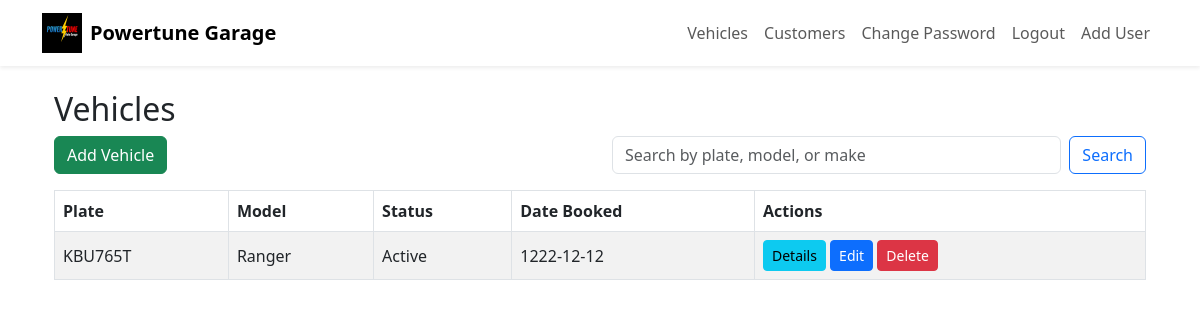
The app's page /vehicles (signed in), older data.
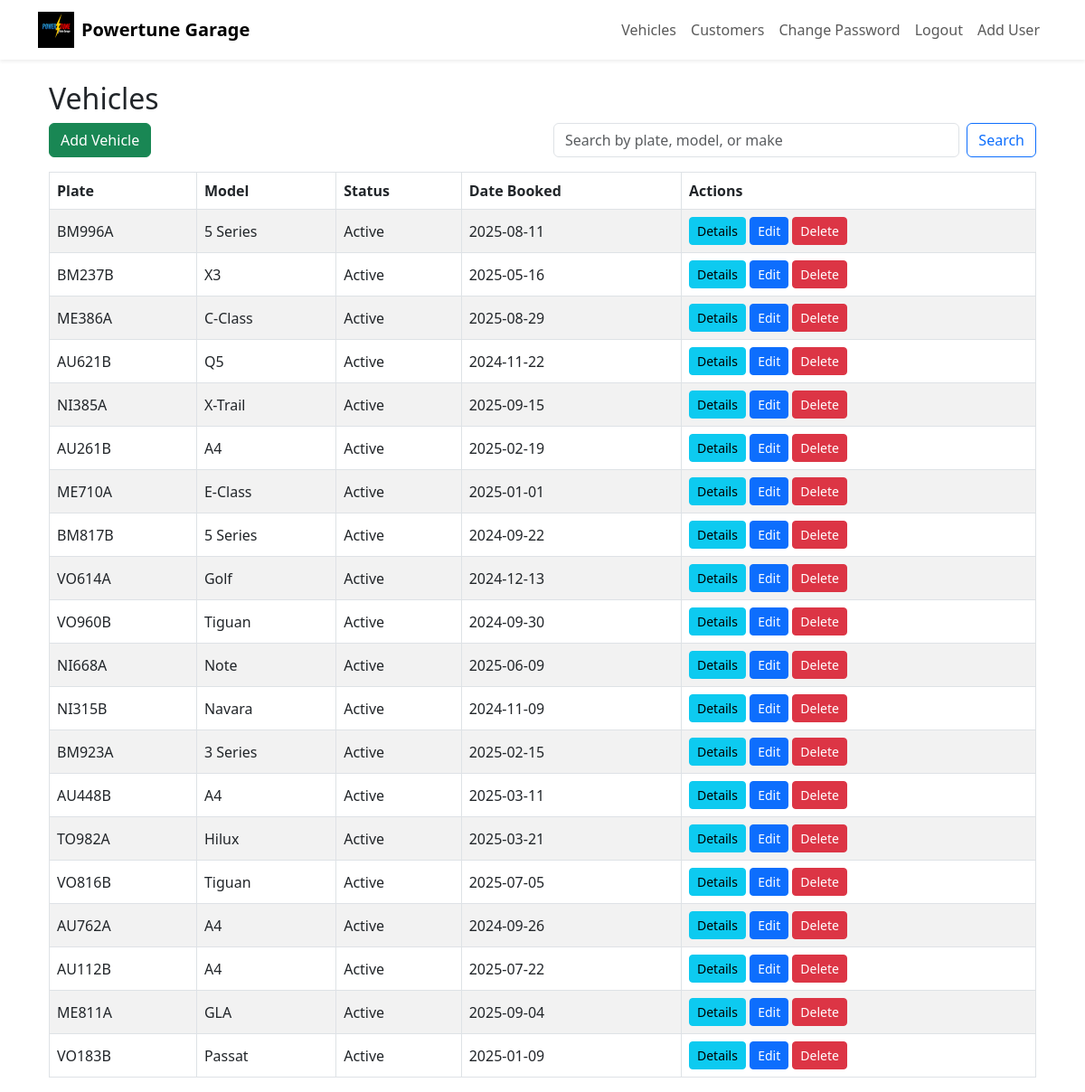
The same page, newer data.
### app.py (models this page shows)
class Vehicle(db.Model):
    id = db.Column(db.Integer, primary_key=True)
    name = db.Column(db.String(100), nullable=False)  # Vehicle name
    model = db.Column(db.String(100), nullable=False)
    plate = db.Column(db.String(20), unique=True, nullable=False)
    vin_number = db.Column(db.String(100), nullable=True)
    type = db.Column(db.String(50), nullable=True)  # electrical, mechanical, or service
    status = db.Column(db.String(50), nullable=False)
    date_booked = db.Column(db.String(20), nullable=True)
    technician = db.Column(db.String(100), nullable=True)  # Technician working on vehicle
    history = db.Column(db.Text, nullable=True)  # Track work done
    customer_id = db.Column(db.Integer, db.ForeignKey('customer.id'), nullable=True)
    customer = db.relationship('Customer', backref='vehicles')

### app.py (the view)
@app.route('/vehicles')
@login_required
def vehicles():
    q = request.args.get('q', '').strip()
    if q:
        vehicles = Vehicle.query.filter(
            (Vehicle.plate.ilike(f'%{q}%')) |
            (Vehicle.model.ilike(f'%{q}%')) |
            (Vehicle.name.ilike(f'%{q}%'))
        ).all()
    else:
        vehicles = Vehicle.query.all()
    return render_template('vehicles.html', vehicles=vehicles)

### app.py (called while the page is built)
def login_required(f):
    from functools import wraps
    @wraps(f)
    def decorated_function(*args, **kwargs):
        if 'user_id' not in session:
            flash('Please log in to access this page.', 'warning')
            return redirect(url_for('login'))
        return f(*args, **kwargs)
    return decorated_function

### templates/vehicles.html
{% extends 'dashboard.html' %}
{% block content %}
<div class="container mt-4">
    <h2>Vehicles</h2>
    <div class="row mb-2">
        <div class="col-md-6">
            <a href="{{ url_for('add_vehicle') }}" class="btn btn-success mb-2">Add Vehicle</a>
        </div>
        <div class="col-md-6">
            <form method="get" class="d-flex" action="{{ url_for('vehicles') }}">
                <input type="text" name="q" class="form-control me-2" placeholder="Search by plate, model, or make" value="{{ request.args.get('q', '') }}">
                <button type="submit" class="btn btn-outline-primary">Search</button>
            </form>
        </div>
    </div>
    <div class="table-responsive">
        <table class="table table-bordered table-striped align-middle">
            <thead>
                <tr>
                    <th>Plate</th>
                    <th>Model</th>
                    <th>Status</th>
                    <th>Date Booked</th>
                    <th>Actions</th>
                </tr>
            </thead>
            <tbody>
                {% for v in vehicles %}
                <tr>
                    <td>{{ v.plate }}</td>
                    <td>{{ v.model }}</td>
                    <td>{{ v.status }}</td>
                    <td>{{ v.date_booked }}</td>
                    <td>
                        <a href="{{ url_for('vehicle_detail', vehicle_id=v.id) }}" class="btn btn-info btn-sm">Details</a>
                        {% if session['username'] == 'admin' %}
                            <a href="{{ url_for('edit_vehicle', vehicle_id=v.id) }}" class="btn btn-primary btn-sm">Edit</a>
                            <form action="{{ url_for('delete_vehicle', vehicle_id=v.id) }}" method="post" style="display:inline;">
                                <button type="submit" class="btn btn-danger btn-sm" onclick="return confirm('Delete this vehicle?');">Delete</button>
                            </form>
                        {% endif %}
                    </td>
                </tr>
                {% endfor %}
            </tbody>
        </table>
    </div>
</div>
{% endblock %}

Row changes from the older to the newer data that the page shows:
changed Vehicle (number 1 of 20 on the later page): plate "KBU765T" → "BM996A"; model "Ranger" → "5 Series"; date_booked "1222-12-12" → "2025-08-11"
added Vehicle: plate "BM237B", model "X3", status "Active", date_booked "2025-05-16"
added Vehicle: plate "ME386A", model "C-Class", status "Active", date_booked "2025-08-29"
added Vehicle: plate "AU621B", model "Q5", status "Active", date_booked "2024-11-22"
added Vehicle: plate "NI385A", model "X-Trail", status "Active", date_booked "2025-09-15"
added Vehicle: plate "AU261B", model "A4", status "Active", date_booked "2025-02-19"
added Vehicle: plate "ME710A", model "E-Class", status "Active", date_booked "2025-01-01"
added Vehicle: plate "BM817B", model "5 Series", status "Active", date_booked "2024-09-22"
added Vehicle: plate "VO614A", model "Golf", status "Active", date_booked "2024-12-13"
added Vehicle: plate "VO960B", model "Tiguan", status "Active", date_booked "2024-09-30"
added Vehicle: plate "NI668A", model "Note", status "Active", date_booked "2025-06-09"
added Vehicle: plate "NI315B", model "Navara", status "Active", date_booked "2024-11-09"
added Vehicle: plate "BM923A", model "3 Series", status "Active", date_booked "2025-02-15"
added Vehicle: plate "AU448B", model "A4", status "Active", date_booked "2025-03-11"
added Vehicle: plate "TO982A", model "Hilux", status "Active", date_booked "2025-03-21"
added Vehicle: plate "VO816B", model "Tiguan", status "Active", date_booked "2025-07-05"
added Vehicle: plate "AU762A", model "A4", status "Active", date_booked "2024-09-26"
added Vehicle: plate "AU112B", model "A4", status "Active", date_booked "2025-07-22"
added Vehicle: plate "ME811A", model "GLA", status "Active", date_booked "2025-09-04"
added Vehicle: plate "VO183B", model "Passat", status "Active", date_booked "2025-01-09"
